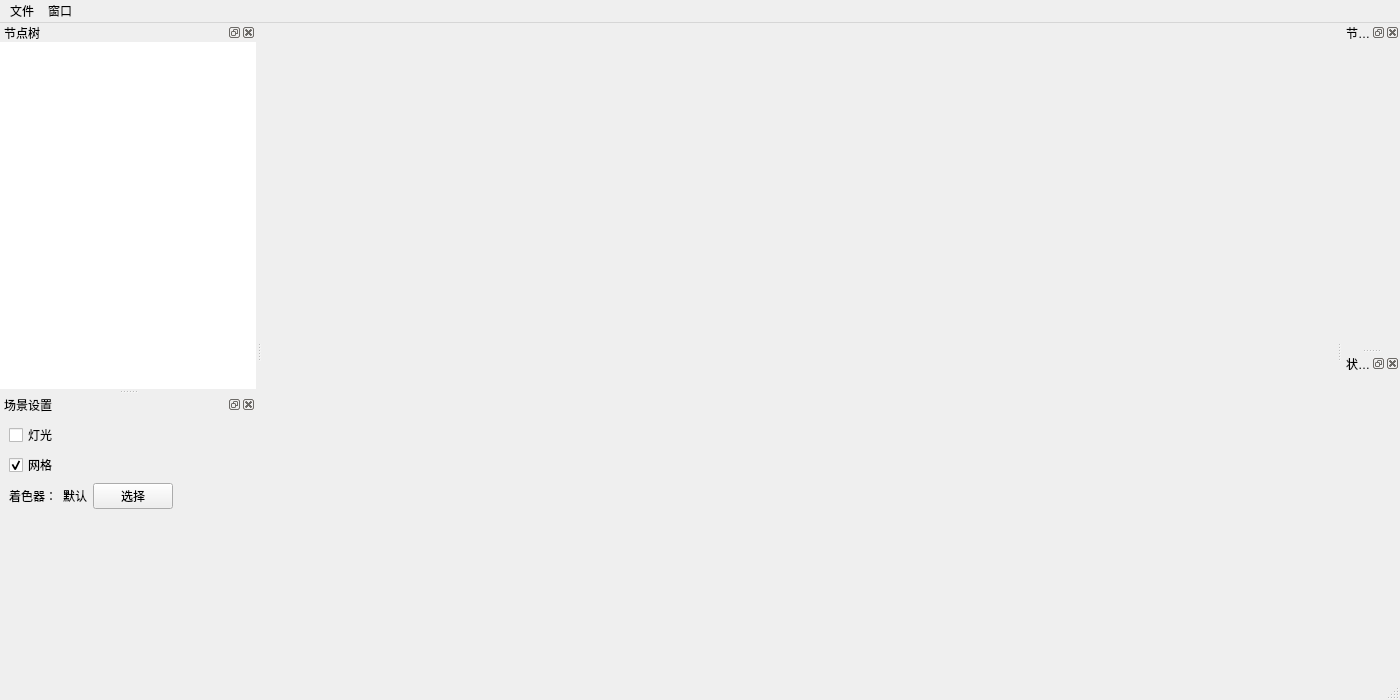
<?xml version="1.0" encoding="UTF-8"?>
<ui version="4.0">
 <class>MainWindow</class>
 <widget class="QMainWindow" name="MainWindow">
  <property name="geometry">
   <rect>
    <x>0</x>
    <y>0</y>
    <width>1400</width>
    <height>700</height>
   </rect>
  </property>
  <widget class="QWidget" name="centralwidget">
   <layout class="QVBoxLayout" name="verticalLayout">
    <property name="spacing">
     <number>0</number>
    </property>
    <property name="leftMargin">
     <number>0</number>
    </property>
    <property name="topMargin">
     <number>0</number>
    </property>
    <property name="rightMargin">
     <number>0</number>
    </property>
    <property name="bottomMargin">
     <number>0</number>
    </property>
    <item>
     <layout class="QVBoxLayout" name="viewer_container"/>
    </item>
   </layout>
  </widget>
  <widget class="QMenuBar" name="menubar">
   <property name="geometry">
    <rect>
     <x>0</x>
     <y>0</y>
     <width>1400</width>
     <height>28</height>
    </rect>
   </property>
   <widget class="QMenu" name="file_menu">
    <property name="title">
     <string>文件</string>
    </property>
    <addaction name="open_action"/>
    <addaction name="export_action"/>
   </widget>
   <widget class="QMenu" name="menu">
    <property name="title">
     <string>窗口</string>
    </property>
    <addaction name="action1_2"/>
   </widget>
   <addaction name="file_menu"/>
   <addaction name="menu"/>
  </widget>
  <widget class="QStatusBar" name="statusbar"/>
  <widget class="QDockWidget" name="dockWidget">
   <property name="windowTitle">
    <string>节点树</string>
   </property>
   <attribute name="dockWidgetArea">
    <number>1</number>
   </attribute>
   <widget class="QWidget" name="dockWidgetContents">
    <layout class="QVBoxLayout" name="verticalLayout_2">
     <property name="leftMargin">
      <number>0</number>
     </property>
     <property name="topMargin">
      <number>0</number>
     </property>
     <property name="rightMargin">
      <number>0</number>
     </property>
     <property name="bottomMargin">
      <number>0</number>
     </property>
     <item>
      <widget class="QTreeView" name="node_tree_view">
       <property name="frameShape">
        <enum>QFrame::NoFrame</enum>
       </property>
      </widget>
     </item>
    </layout>
   </widget>
  </widget>
  <widget class="QDockWidget" name="dockWidget_2">
   <property name="windowTitle">
    <string>节点信息</string>
   </property>
   <attribute name="dockWidgetArea">
    <number>2</number>
   </attribute>
   <widget class="NodeView" name="node_view"/>
  </widget>
  <widget class="QDockWidget" name="dockWidget_3">
   <property name="windowTitle">
    <string>场景设置</string>
   </property>
   <attribute name="dockWidgetArea">
    <number>1</number>
   </attribute>
   <widget class="QWidget" name="dockWidgetContents_2">
    <layout class="QVBoxLayout" name="verticalLayout_3">
     <item>
      <widget class="QCheckBox" name="light_check_box">
       <property name="text">
        <string>灯光</string>
       </property>
      </widget>
     </item>
     <item>
      <widget class="QCheckBox" name="coord_check_box">
       <property name="text">
        <string>网格</string>
       </property>
       <property name="checked">
        <bool>true</bool>
       </property>
      </widget>
     </item>
     <item>
      <layout class="QHBoxLayout" name="horizontalLayout">
       <item>
        <widget class="QLabel" name="label_2">
         <property name="text">
          <string>着色器：</string>
         </property>
        </widget>
       </item>
       <item>
        <widget class="QLabel" name="shader_name_label">
         <property name="text">
          <string>默认</string>
         </property>
        </widget>
       </item>
       <item>
        <widget class="QPushButton" name="chose_shader_btn">
         <property name="text">
          <string>选择</string>
         </property>
        </widget>
       </item>
       <item>
        <spacer name="horizontalSpacer">
         <property name="orientation">
          <enum>Qt::Horizontal</enum>
         </property>
         <property name="sizeHint" stdset="0">
          <size>
           <width>40</width>
           <height>20</height>
          </size>
         </property>
        </spacer>
       </item>
      </layout>
     </item>
     <item>
      <spacer name="verticalSpacer">
       <property name="orientation">
        <enum>Qt::Vertical</enum>
       </property>
       <property name="sizeHint" stdset="0">
        <size>
         <width>20</width>
         <height>40</height>
        </size>
       </property>
      </spacer>
     </item>
    </layout>
   </widget>
  </widget>
  <widget class="QDockWidget" name="dockWidget_4">
   <property name="windowTitle">
    <string>状态集</string>
   </property>
   <attribute name="dockWidgetArea">
    <number>2</number>
   </attribute>
   <widget class="StateSetView" name="state_set_view"/>
  </widget>
  <action name="open_action">
   <property name="text">
    <string>打开</string>
   </property>
  </action>
  <action name="action1">
   <property name="text">
    <string>1</string>
   </property>
  </action>
  <action name="export_action">
   <property name="text">
    <string>导出</string>
   </property>
  </action>
  <action name="node_action">
   <property name="text">
    <string>节点</string>
   </property>
  </action>
  <action name="action1_2">
   <property name="text">
    <string>着色器编辑</string>
   </property>
  </action>
 </widget>
 <customwidgets>
  <customwidget>
   <class>StateSetView</class>
   <extends>QWidget</extends>
   <header location="global">QWidget</header>
   <container>1</container>
  </customwidget>
  <customwidget>
   <class>NodeView</class>
   <extends>QWidget</extends>
   <header location="global">QWidget</header>
   <container>1</container>
  </customwidget>
 </customwidgets>
 <resources/>
 <connections/>
</ui>
